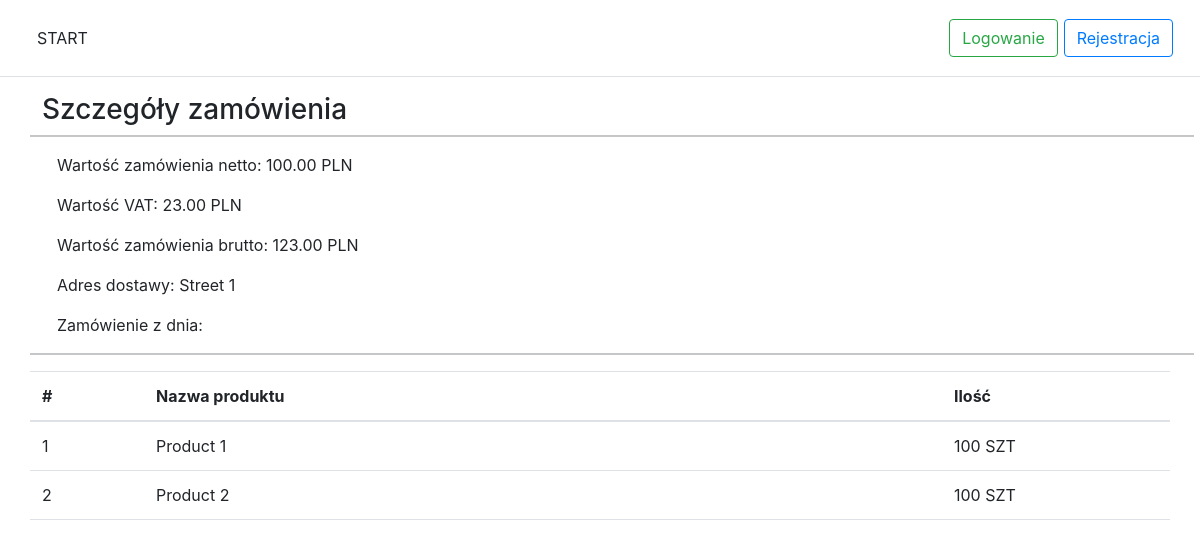
Page /src/pages/history-single.php?id=8 on the committed database.
### tables this page shows
CREATE TABLE carts
(
    `id`           int(11) AUTO_INCREMENT PRIMARY KEY NOT NULL,
    `user_id`      int(11)                            NOT NULL,
    `purchased`    timestamp,
    `nett_value`   decimal(10, 2)                     NOT NULL,
    `vat_value`    decimal(10, 2)                     NOT NULL,
    `gross_value`  decimal(10, 2)                     NOT NULL,
    `address_id`   int(11),
    `user_comment` varchar(255),
    `closed`       boolean DEFAULT false              NOT NULL
);

CREATE TABLE addresses
(
    `id`      int(11) AUTO_INCREMENT PRIMARY KEY NOT NULL,
    `user_id` int(11)                            NOT NULL,
    `street`  varchar(255)                       NOT NULL,
    `phone`   varchar(255)                       NOT NULL
);

CREATE TABLE products_in_cart
(
    `id`           int(11) AUTO_INCREMENT PRIMARY KEY NOT NULL,
    `user_id`      int(11)                            NOT NULL,
    `cart_id`      int(11)                            NOT NULL,
    `product_id`   int(11)                            NOT NULL,
    `user_comment` varchar(255)                       NOT NULL,
    `quantity`     int(11)                            NOT NULL,
    `nett_value`   decimal(10, 2)                     NOT NULL,
    `vat_value`    decimal(10, 2)                     NOT NULL,
    `gross_value`  decimal(10, 2)                     NOT NULL
);

CREATE TABLE `products`
(
    `id`             int(11) AUTO_INCREMENT PRIMARY KEY NOT NULL,
    `auction_number` varchar(255)                       NOT NULL,
    `name`           varchar(255)                       NOT NULL,
    `description`    varchar(1000)                      NOT NULL,
    `nett_price`     decimal(10, 2)                     NOT NULL,
    `vat`            int(11)                            NOT NULL,
    `gross_price`    decimal(10, 2)                     NOT NULL,
    `optima_code`    varchar(255),
    `ean`            varchar(255)
);

### src/pages/history-single.php (the view, shortened to what this page needs)
<!doctype html>
<html lang="pl">
<head>
    <?php include_once('../static/elements/head.inc.php'); ?>
</head>
<body>
<header>
    <?php include_once('../static/elements/header.php') ?>
</header>
<div class="container">
    <div class="row">
        <h3>Szczegóły zamówienia</h3>
        <hr>
        <?php
        if (isset($_GET['id'])) {
            include_once '../classes/dbh.classes.php';
            $cartId = $_GET['id'];
            $stmt_cart = $connection->prepare('SELECT * FROM carts INNER JOIN addresses on carts.address_id = addresses.id WHERE carts.id = ?;');
            $stmt_cart->bind_param('i', $cartId);
            $stmt_cart->execute();
            $result = $stmt_cart->get_result();
            if ($result > 0) {
                $cart = $result->fetch_assoc(); ?>
                <div>
                    <p class="col-12">Wartość zamówienia netto: <?= $cart['nett_value'] ?> PLN</p>
                    <p class="col-12">Wartość VAT: <?= $cart['vat_value'] ?> PLN</p>
                    <p class="col-12">Wartość zamówienia brutto: <?= $cart['gross_value'] ?> PLN</p>
                    <p class="col-12">Adres dostawy: <?= $cart['street'] ?></p>
                    <p class="col-12">Zamówienie z dnia: <?= $cart['purchased'] ?></p>
                </div>
                <hr>
                <table class="table table-hover">
                    <thead>
                    <tr>
                        <th scope="col" style="width: 10%">#</th>
                        <th scope="col" style="width: 70%">Nazwa produktu</th>
                        <th scope="col" style="width: 20%">Ilość</th>
                    </tr>
                    </thead>
                    <tbody>
                    <?php
                    $stmt_products = $connection->prepare('SELECT * FROM products_in_cart INNER JOIN products on products_in_cart.product_id = products.id WHERE products_in_cart.cart_id = ?;');
                    $stmt_products->bind_param('i', $cartId);
                    $stmt_products->execute();
                    $result = $stmt_products->get_result();
                    $products = $result->fetch_all(MYSQLI_ASSOC);
                    $rowNumber = 0;
                    foreach ($products as $product) {
                        $rowNumber += 1; ?>
                        <tr>
                            <td style="width 10%"><?= $rowNumber ?></td>
                            <td style="width 70%"><?= $product['name'] ?></td>
                            <td style="width 20%"><?= $product['quantity'] ?> SZT</td>
                        </tr>
                    <?php }
                    ?>
                    </tbody>
                </table>
                <?php
            } else {
                echo('<div class="alert alert-danger text-center" role="alert">Błąd wczytywania koszyka</div>');
            }
        }
        ?>
    </div>
</div>
</body>
</html>

### src/static/css/header.css (style rules this page uses)
html { font-size: 14px; }
@media (min-width: 768px) { html { font-size: 16px; } }

### src/static/css/footer.css (style rules this page uses)
html { font-size: 14px; }
@media (min-width: 768px) { html { font-size: 16px; } }

### src/static/css/validation.css (style rules this page uses)
html { font-size: 14px; }
@media (min-width: 768px) { html { font-size: 16px; } }

### rows in the picture
carts: nett_value "100.00", vat_value "23.00", gross_value "123.00", address.street "Street 1"
products_in_cart: product.name "Product 1", quantity "100"
products_in_cart: product.name "Product 2", quantity "100"
